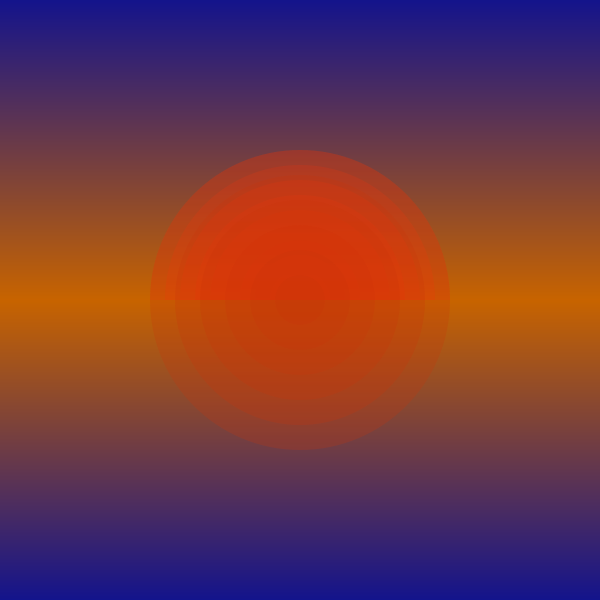
Frame 1 (no input)
Frame 60 (the mouse pressed at the canvas centre just before this capture): identical to frame 1, image omitted
Frame 120 (the mouse held since frame 60 and released just before this capture): identical to frame 1, image omitted

The Processing sketch that drew this single still picture (run headless with seeded random() and noise(); from frame 60 on, the mouse is pressed at the canvas centre):

// Processing sketch: processing_51607
// ── processing_51607.pde

/*****************************************
 * Assignment 02
 * Name:         Shuyi Lin
 * E-mail:       slin01@brynmawr.edu
 * Course:       CS 110 - Section 02
 * Submitted:    2/07/2012
 * 
 * I decided to draw a sunset horizon. There is a slight reflection of the sun over the water. 
 When you click in the sky, there are clouds. Closer to the horizon, the smaller 
 the clouds are. When you click in the sea, there are rocks. Closer to the horizon, 
 the smaller and darker the rocks are. 
 ***********************************************/

void setup () {
  size(600, 600);
  smooth();
  noStroke();

  {
    //Gradient of the sky half of the horizon
    int steps = 600;
    float x = 0.0;
    float y = 0.0;
    float w = width;
    float h = height/steps;
    float hzn = height/2;

    color startC, endC;
    startC = color(20, 20, 140); // orange
    endC = color(200, 100, 0); // blue

    float startR, startG, startB;
    float endR, endG, endB;
    float deltaR, deltaG, deltaB;

    startR = red(startC);
    startG = green(startC);
    startB = blue(startC);

    endR = red(endC);
    endG = green(endC);
    endB = blue(endC);

    deltaR  = (endR - startR)/(steps-1);
    deltaG  = (endG - startG)/(steps-1);
    deltaB  = (endB - startB)/(steps-1);

    int i = 0;
    while (i<steps) {
      fill(startC);
      rect(x, y, w, hzn);
      startR += deltaR;
      startG += deltaG;
      startB += deltaB;
      startC = color(startR, startG, startB);
      y += h/2;
      i++;
    }

    {
      //iteration of sun
      int k = width/2;
      while (k>1) {
        fill (255, 50, 10, 50);
        ellipse (width/2, height/2, k, k);
        k-=30;
      }
    }

    {
      //gradient of the sea half of horizon
      color startD, endD;
      startD = color(200, 100, 0); // orange
      endD = color(20, 20, 140); // blue

      startR = red(startD);
      startG = green(startD);
      startB = blue(startD);

      endR = red(endD);
      endG = green(endD);
      endB = blue(endD);

      deltaR  = (endR - startR)/(steps-1);
      deltaG  = (endG - startG)/(steps-1);
      deltaB  = (endB - startB)/(steps-1);

      int j = 0;
      while (j<steps) {
        fill(startD);
        rect(x, y, w, hzn);
        startR += deltaR;
        startG += deltaG;
        startB += deltaB;
        startD = color(startR, startG, startB);
        y += h/2;
        j++;
      }
    }
  }

  //reflection of sun over water
  int l = width/2;
  while (l>1) {
    fill (200, 50, 10, 60);
    ellipse (width/2, height/2, l, l);
    l-=50;
  }
}

void draw () {};

//big clouds near the top
void mousePressed () {
  float hzn = height/2;
  float scal=(hzn-mouseY)/hzn;
  fill (255, 10);
  if  (mouseY < (hzn/2)) {
    ellipse (mouseX, mouseY, 150*scal, 70*scal);
    ellipse (mouseX, mouseY, 100*scal, 80*scal); 
    ellipse (mouseX, mouseY, 100*scal, 90*scal);
    ellipse (mouseX, mouseY, 150*scal, 70*scal);
  }
  //small clouds near the horizon
  else if (mouseY<(hzn)-30) {
    fill (255, 100);
    ellipse (mouseX, mouseY, 100*scal, 30*scal);
    ellipse (mouseX, mouseY, 50*scal, 40*scal); 
    ellipse (mouseX, mouseY, 50*scal, 45*scal);
    ellipse (mouseX, mouseY, 75*scal, 35*scal);
  }
  fill (0, 150);
  if (mouseY<hzn) {
    fill (0);
  }
  // small rocks close to horizon
  else if (mouseY < hzn+200) {
    fill (0, 180);
    arc (mouseX, mouseY, 148, 94, 3.142, 6.283);
  }
  //big rocks close to bottom
  else {
    arc (mouseX, mouseY, 400, 300, 3.142, 6.283);
  }
}
